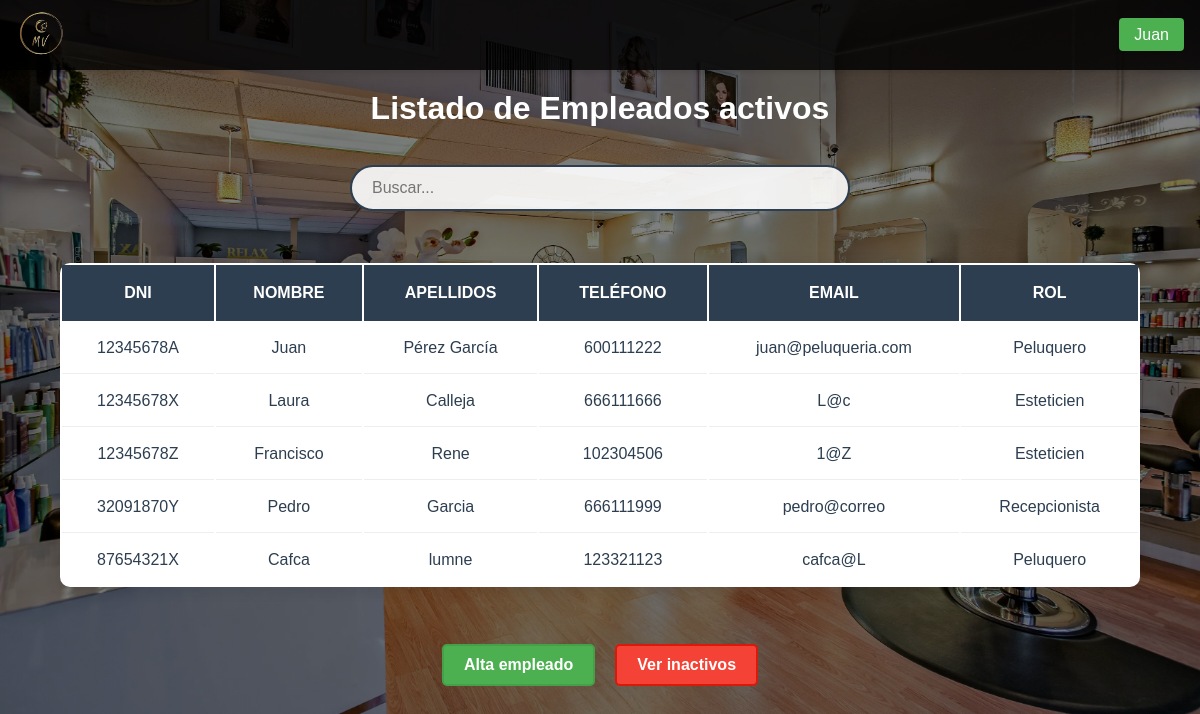
The page /paginas/empleados.php (signed in) on the database its author committed.
### tables this page shows
CREATE TABLE `empleados` (
  `dni` varchar(20) NOT NULL,
  `nombre` varchar(100) NOT NULL,
  `apellidos` varchar(100) NOT NULL,
  `telefono` varchar(15) DEFAULT NULL,
  `email` varchar(100) DEFAULT NULL,
  `id_rol` int DEFAULT NULL,
  `contraseña` varchar(255) NOT NULL,
  `es_admin` tinyint(1) NOT NULL DEFAULT '0',
  `activo` tinyint(1) DEFAULT '1',
  PRIMARY KEY (`dni`),
  KEY `id_rol` (`id_rol`),
  CONSTRAINT `empleados_ibfk_1` FOREIGN KEY (`id_rol`) REFERENCES `roles` (`id_rol`)
);

CREATE TABLE `roles` (
  `id_rol` int NOT NULL AUTO_INCREMENT,
  `nombre_rol` varchar(50) NOT NULL,
  PRIMARY KEY (`id_rol`)
);

### funcionalidades/verificar_admin.php (called while the page is built, shortened)
<?php
function esAdministrador($conn) {
    try {
        $stmt = $conn->prepare("SELECT es_admin FROM empleados WHERE dni = :dni AND activo = 1");
        $stmt->execute([':dni' => $_SESSION['dni']]);
        return ($stmt->fetch(PDO::FETCH_COLUMN) == 1);
    } catch (PDOException $e) {
        error_log("Error verificando admin: " . $e->getMessage());
        return false;
    }
}

### paginas/empleados.php (the view, shortened to what this page needs)
<!DOCTYPE html>
<html lang="es">
<head>
    <link rel="stylesheet" href="/TFGPeluqueria/css/styles.css">
</head>
<body>
    <?php
        require_once $_SERVER['DOCUMENT_ROOT'] . '/TFGPeluqueria/funcionalidades/conexion.php';
        require_once $_SERVER['DOCUMENT_ROOT'] . '/TFGPeluqueria/funcionalidades/verificar_admin.php';
        include $_SERVER['DOCUMENT_ROOT'] . '/TFGPeluqueria/plantillas/navbar.php';
        $esAdmin = esAdministrador($conn);
        $mostrar = $_GET['mostrar'] ?? 'activos';
        $condicion = ($mostrar === 'inactivos') ? 'e.activo = 0' : 'e.activo = 1';
        $empleados = [];
        try {
            $sql = "SELECT e.dni, e.nombre, e.apellidos, e.telefono, e.email, r.nombre_rol
                    FROM empleados e
                    INNER JOIN roles r ON e.id_rol = r.id_rol
                    WHERE $condicion";
            $stmt = $conn->query($sql);
            $empleados = $stmt->fetchAll(PDO::FETCH_ASSOC);
        } catch (PDOException $e) {
            error_log("Error al obtener empleados: " . $e->getMessage());
        }
    ?>
    <div class="contenedor-principal">
        <h1>Listado de Empleados <?= $mostrar === 'activos' ? 'activos' : 'inactivos' ?></h1>
        <br>
	<div class="contenedor-busqueda">
                <input type="text" id="buscador-general" class="buscador-general input-busqueda"  placeholder="Buscar..." data-tabla=".tabla-scroll .tabla-citas">
	</div>
        <div class="tabla-scroll">
            <table class="tabla-citas">
                <thead>
                    <tr>
                        <th>DNI</th>
                        <th>Nombre</th>
                        <th>Apellidos</th>
                        <th>Teléfono</th>
                        <th>Email</th>
                        <th>Rol</th>
                    </tr>
                </thead>
                <tbody>
                    <?php foreach ($empleados as $empleado): ?>
                        <tr <?= $esAdmin ? 'onclick="window.location=\'editar_empleado.php?dni=' . htmlspecialchars($empleado['dni']) . '\'"' : '' ?>
                        class="<?= $esAdmin ? 'clickable-row' : '' ?>">
                            <td><?= htmlspecialchars($empleado['dni']) ?></td>
                            <td><?= htmlspecialchars($empleado['nombre']) ?></td>
                            <td><?= htmlspecialchars($empleado['apellidos']) ?></td>
                            <td><?= htmlspecialchars($empleado['telefono']) ?></td>
                            <td><?= htmlspecialchars($empleado['email']) ?></td>
                            <td><?= htmlspecialchars($empleado['nombre_rol']) ?></td>
                        </tr>
                    <?php endforeach; ?>
                </tbody>
            </table>
        </div>
        <div class="contenedor-botones">
            <?php if ($esAdmin): ?>
                <a href="/TFGPeluqueria/paginas/registro_empleados.php" class="boton-alta">Alta empleado</a>
                <a href="empleados.php?mostrar=<?= $mostrar === 'activos' ? 'inactivos' : 'activos' ?>" class="boton-baja">
                    <?= $mostrar === 'activos' ? 'Ver inactivos' : 'Ver activos' ?>
                </a>
            <?php endif; ?>
        </div>
    </div>
</body>
</html>

### css/styles.css (style rules this page uses)
* { margin: 0; padding: 0; box-sizing: border-box; font-family: 'Arial', sans-serif; }
:root { --color-primario: #2c3e50; --color-secundario: #e67e22; --fondo-beige: #FFF8DC; --tabla-dorado: #20d4da; --color-desplegables: rgba(25, 121, 230, 0.459); }
html, body { background-color: #000; color: white; }
body { min-height: 100vh; position: relative; margin: 0; padding: 0; }
body::before { content: ""; position: absolute; top: 0; left: 0; width: 100%; height: 100%; background: linear-gradient(rgba(0, 0, 0, 0.5), rgba(0, 0, 0, 0.5)), url('/TFGPeluqueria/imagenes/Fondo.webp') center/cover; background-attachment: scroll; }
.contenedor-principal, .registros-container { padding-top: 90px; position: relative; color: white; min-height: 100vh; display: flex; flex-direction: column; justify-content: flex-start; align-items: center; text-align: center; }
.tabla-citas { width: 90%; margin: 2rem auto; background: white; border-radius: 10px; box-shadow: 0 2px 15px rgba(0, 0, 0, 0.1); overflow: hidden; overflow-x: auto; }
.tabla-citas th { background-color: var(--color-primario); color: white; padding: 1.2rem; text-align: center; font-weight: 600; text-transform: uppercase; }
.tabla-citas td { padding: 1rem; border-bottom: 1px solid #eeeeee; color: var(--color-primario); }
.tabla-citas tr:last-child td { border-bottom: none; }
.tabla-scroll { width: 100%; overflow-x: auto; }
.contenedor-busqueda { margin: 20px 0; width: 90%; max-width: 500px; }
.input-busqueda { width: 100%; padding: 12px 20px; border: 2px solid var(--color-primario); border-radius: 25px; font-size: 16px; background: rgba(255, 255, 255, 0.9); transition: all 0.3s ease; }
.boton-alta { background-color: #4CAF50; border: 2px solid #45a049; }
.contenedor-botones { display: flex; gap: 10px; margin: 15px 0; }
.boton-alta, .boton-baja { display: inline-block; padding: 10px 20px; border-radius: 5px; text-decoration: none; color: white; font-weight: bold; transition: background-color 0.3s ease; margin: 10px 5px; }
.boton-baja { background-color: #f44336; border: 2px solid #da190b; }

### rows shown on the page
empleados: dni "12345678A", nombre "Juan", apellidos "Pérez García", telefono "600111222", email "juan@peluqueria.com", id_rol.nombre_rol "Peluquero"
empleados: dni "12345678X", nombre "Laura", apellidos "Calleja", telefono "666111666", email "L@c", id_rol.nombre_rol "Esteticien"
empleados: dni "12345678Z", nombre "Francisco", apellidos "Rene", telefono "102304506", email "1@Z", id_rol.nombre_rol "Esteticien"
empleados: dni "32091870Y", nombre "Pedro", apellidos "Garcia", telefono "666111999", email "pedro@correo", id_rol.nombre_rol "Recepcionista"
empleados: dni "87654321X", nombre "Cafca", apellidos "lumne", telefono "123321123", email "cafca@L", id_rol.nombre_rol "Peluquero"

### other values the page prints
$_SESSION['nombre'] "Juan"
